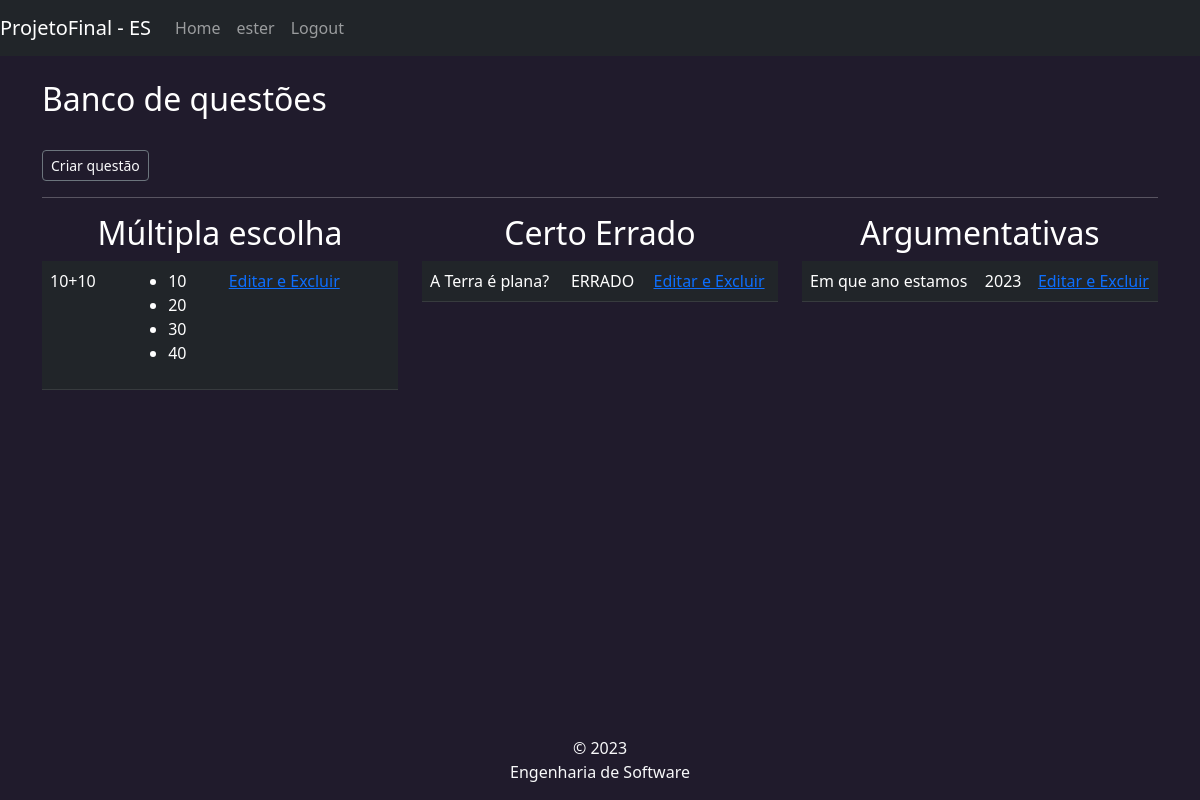
Page /questoes (signed in) on the committed database.
### app/models/tables.py (models this page shows)
class User(db.Model, UserMixin):
    id = db.Column(Integer, primary_key=True)
    username = db.Column(String(9), nullable=False, unique=True)
    email = db.Column(String(150), nullable=False, unique=True)
    password = db.Column(db.String(80), nullable=False)
    professor = db.Column(db.Boolean,nullable=False)

class Questao(db.Model):
    __tablename__ = 'questoes'
    id = Column(Integer, primary_key=True)
    tipo = Column(Enum('ME', 'CE', 'CA'), nullable=False)
    enunciado = Column(String(255), nullable=False)
    correta = Column(String(255))
    alternativas:  Mapped[list["Alternativa"]] = relationship(back_populates="questao")

class Alternativa(db.Model):
    __tablename__ = 'alternativas'
    id = Column(Integer, primary_key=True)
    texto = Column(String(255), nullable=False)
    correta = Column(Boolean, nullable=False)
    questao_id: Mapped["Questao"] = mapped_column(ForeignKey('questoes.id'))
    questao: Mapped["Questao"] = relationship(foreign_keys="Alternativa.questao_id")

### app/controllers/routes.py (the view)
@app.route("/questoes",methods=['GET'])
@login_required
def questoes():
    questoes = Questao.query.all()
    return render_template('questoes_view.html', questoes = questoes)

### app/controllers/routes.py (called while the page is built)
@login_manager.user_loader
def load_user(user_id):
    return User.query.get(int(user_id))

### app/templates/questoes_view.html (shortened to what this page needs)
{% extends "base.html" %}
{% block content %}
    <h2>Banco de questões</h2>
    <br>
    <a class="btn btn-sm btn-outline-secondary text-light" href="{{ url_for('add_questoes_view')}}">
        Criar questão
    </a>
    <hr>
    <div class="row">
        <div class="col">
            <h2 style="text-align: center">Múltipla escolha</h1>
            <table class="table table-dark">
                {% for q in questoes %}
                {% if q.tipo == 'ME' %}
                <tr>
                    <td>{{ q.enunciado }}</td>
                    <td>
                        <ul>
                            {% for a in q.alternativas %}
                            <li>
                                {{ a.texto }}
                            </li>
                            {% endfor %}
                        </ul>
                    </td>
                    <td><a href="">Editar e Excluir</a>
                    </td>
                </tr>
                {% endif %}
                {% endfor %}
            </table>
        </div>
        <div class="col">
            <h2 style="text-align: center">Certo Errado</h1>
            <table class="table table-dark">
                {% for q in questoes %}
                {% if q.tipo == 'CE' %}
                <tr>
                    <td>{{ q.enunciado }}</td>
                    <td>{{ q.correta }}</td>
                    <td><a href="">Editar e Excluir</a>
                    </td>
                </tr>
                {% endif %}
                {% endfor %}
            </table>
        </div>
        <div class="col">
            <h2 style="text-align: center">Argumentativas</h1>
            <table class="table table-dark">
                {% for q in questoes %}
                {% if q.tipo == 'CA' %}
                <tr>
                    <td>{{ q.enunciado }}</td>
                    <td>{{ q.correta }}</td>
                    <td><a href="">Editar e Excluir</a>
                    </td>
                </tr>
                {% endif %}
                {% endfor %}
            </table>
        </div>
    </div>
{% endblock %}

### app/templates/base.html (shortened to what this page needs)
<!DOCTYPE html>
<html lang="en">
<head>
    <link rel="stylesheet" href="/static/bootstrap-5.3.0-dist/css/bootstrap.min.css" />
</head>
<body style="background: #201b2c; color: white">
    <nav class="navbar navbar-expand-lg navbar-dark bg-dark">
        <a class="navbar-brand" href="#"> ProjetoFinal - ES </a>
        <div class="collapse navbar-collapse" id="navbarNav">
        <ul class="navbar-nav">
            <li class="nav-item active">
                <a class="nav-link" href="/user">Home</a>
            </li>
            {% if current_user.anoynumous %}
            {% else %}
            <li class="nav-item active">
                <a class="nav-link" href="">{{current_user.username }}</a>
            </li>
            <li class="nav-item active">
                <a class="nav-link" href="{{ url_for('logout') }}">Logout</a>
            </li>
            {% endif %}
        </ul>
        </div>
    </nav>
    <div class="d-flex mt-4">
        <div class="container">
        {% block content %}{% endblock %}
        </div>
    </div>
    <footer class="footer fixed-bottom mt-auto py-3 text-light">
        <div class="container text-center">
            <span>
                &copy; 2023 <br/>
                Engenharia de Software
            </span>
        </div>
    </footer>
</body>
</html>

### rows in the picture
User: username "ester"
Questao: enunciado "10+10"
Alternativa: texto "10"
Alternativa: texto "20"
Alternativa: texto "30"
Alternativa: texto "40"
Questao: enunciado "A Terra é plana?", correta "ERRADO"
Questao: enunciado "Em que ano estamos", correta "2023"
